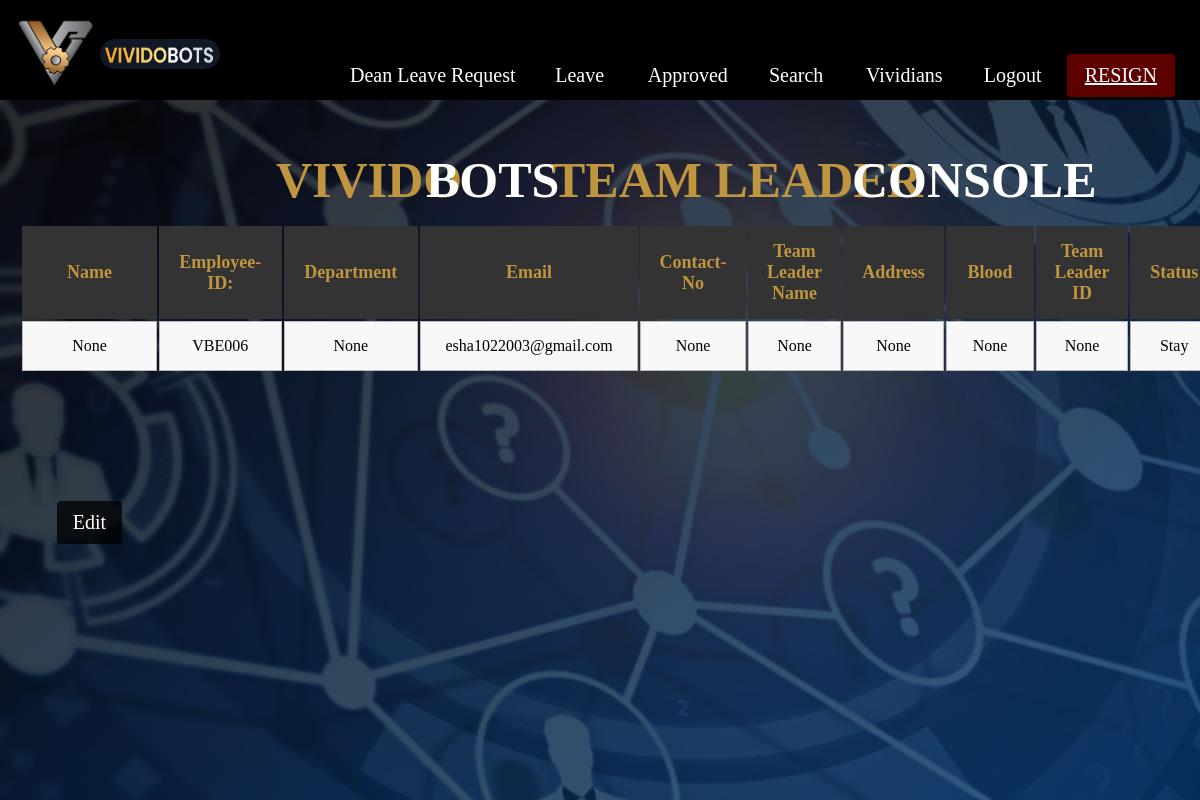
Screenshot of /hr_again/7 (signed in) with the database file from the repository.
### app.py (models this page shows, shortened)
class Employee(UserMixin, db.Model):
    id = db.Column(db.Integer, primary_key=True)
    eid = db.Column(db.String(100), nullable=False,unique=True)
    name = db.Column(db.String(100))
    contactNo = db.Column(db.String(100))
    email = db.Column(db.String(100))
    address = db.Column(db.String(100))
    blood = db.Column(db.String(100))
    department = db.Column(db.String(100))
    password = db.Column(db.String(100), nullable=False)
    role = db.Column(db.String(50))
    supervisor_id = db.Column(db.String, db.ForeignKey('employee.eid'), nullable=True)
    supervisor = db.relationship('Employee', remote_side=[eid], backref='subordinates', foreign_keys=[supervisor_id])
    team_leader_id = db.Column(db.String, db.ForeignKey('employee.eid'), nullable=True)
    team_leader = db.relationship('Employee', remote_side=[eid], backref='team_members', foreign_keys=[team_leader_id])
    status = db.Column(db.String(10), nullable=False, default='stay')
    resignation_date = db.Column(db.Date)

### app.py (the view)
@app.route('/hr_again/<user_id>')
@login_required
def hr_again(user_id):
    user = Employee.query.get(user_id)
    login_user(user)
    employee = Employee.query.get(user.id)
    if user.role == 'HR':
        return render_template('hr_employee_details.html', employee=employee,user=current_user)
    elif user.role == 'Department Head':
        return render_template('DH_employee_details.html', employee=employee,user=current_user)
    else:
        return render_template('unique_employee_details.html', employee=employee,user=current_user)

### app.py (called while the page is built)
@login_manager.user_loader
def load_user(user_id):
    return Employee.query.get(int(user_id))

### templates/DH_employee_details.html (shortened to what this page needs)
<!DOCTYPE html>
<html>
<head>
    <link rel="stylesheet" href="{{ url_for('static', filename='css/stylesheet.css') }}">
</head>
<body>
    <div class="banner">
        <div class="navbar">
            <div class="nav">
                <img src="{{ url_for('static', filename='images/icon.png') }}" class="icon">
                <img src="{{ url_for('static', filename='images/name.png') }}" class="icon2">
            </div>
            {% if current_user.role == 'HR' %}
            <input class="submit" type="button" value="HR Leave Request" onclick="hr_leave_request()">
            {% elif current_user.role == 'Department Head' %}
            <input class="submit" type="button" value="Dean Leave Request" onclick="DH_leave_request()">
            {% endif %}
            <br>
            <input class="submit" type="button" value="Leave" onclick="leaveform()">
            <input class="submit" type="button" value="Approved" onclick="approve_leave()">
            <input class="submit" type="button" value="Search" onclick="search()">
            <input class="submit" type="button" value="Vividians" onclick="everysearch()">
            <input class="submit" type="button" value="Logout" onclick="logout()">
            {% if not employee.resignation_date %}
            <a href="{{ url_for('apply_resignation', user_id=employee.id) }}" class="submit1">RESIGN</a>
            {% else %}
            <span>Resignation Applied</span>
            {% endif %}
        </div>
        <div>
            <h1 class="content-dh">VIVIDO <h1 class="content-bots-dh">BOTS<h1 class="content-xtra-dh">TEAM LEADER<h1
                            class="content-con">CONSOLE</h1>
                    </h1>
                </h1>
            </h1>
            <div class="tablebox">
                <table class="table" action="/dh_again">
                    <thead>
                        <tr class="tr">
                            <th class="th">Name</th>
                            <th class="th">Employee-ID:</th>
                            <th class="th">Department</th>
                            <th class="th">Email</th>
                            <th class="th">Contact-No</th>
                            <th class="th">Team Leader Name</th>
                            <th class="th">Address</th>
                            <th class="th">Blood</th>
                            <th class="th">Team Leader ID</th>
                            <th class="th">Status</th>
                        </tr>
                    </thead>
                    <tbody>
                        <tr>
                            <td class="th1">{{ employee.name }}</td>
                            <td class="th1">{{ employee.eid }}</td>
                            <td class="th1">{{ employee.department }}</td>
                            <td class="th1">{{ employee.email }}</td>
                            <td class="th1">{{ employee.contactNo }}</td>
                            <td class="th1">{{ employee.supervisor_id }}</td>
                            <td class="th1">{{ employee.address }}</td>
                            <td class="th1">{{ employee.blood }}</td>
                            <td class="th1">{{ employee.team_leader_id }}</td>
                            <td class="th1">{{ "Exit" if employee.status == 'exit' else "Stay" }}</td>
                        </tr>
                        <tr>
                            <td>
                                <form class="form0" action="{{ url_for('add_employee', user_id=employee.id) }}"
                                    method="post">
                                    <button type="submit" class="submit">Edit</button>
                                </form>
                            </td>
                        </tr>
                    </tbody>
                </table>
            </div>
        </div>
</body>
</html>

### static/css/stylesheet.css (style rules this page uses)
* { margin: 0; padding: 0; box-sizing: border-box; font-family: 'Times New Roman', Times, serif; }
.banner { width: 100%; height: 100vh; background: white; background-size: cover; background-position: center; position: fixed; overflow: auto; background: linear-gradient(rgba(255, 255, 255, 0.029), rgba(255, 255, 255, 0.242)); }
.navbar { position: sticky; top: 0; left: 0; width: 100%; margin: auto; padding: 25px 25px; display: flex; align-items: center; justify-content: space-between; background: black; z-index: 9; height: 100px; }
.tablebox { padding: 25px 0px 0px 0px; margin-top: -45px; }
.nav { padding: 10px 10vw; display: flex; justify-content: space-between; }
.icon { width: 90px; border-radius: 45px; cursor: pointer; margin-left: -135px; }
.content-dh { width: 100%; position: absolute; top: 20%; transform: translateY(-50%); text-align: centre; color: #BF953F; font-size: 50px; margin-top: 20px; font-family: 'Times New Roman', serif; margin-left: 23%; }
.content-bots-dh { width: 100%; position: absolute; top: 20%; transform: translateY(-50%); text-align: centre; color: white; font-size: 50px; margin-top: 20px; font-family: 'Times New Roman', serif; margin-left: 35.5%; }
.content-xtra-dh { width: 100%; position: absolute; top: 20%; transform: translateY(-50%); text-align: centre; color: #BF953F; font-size: 50px; margin-top: 20px; font-family: 'Times New Roman', serif; margin-left: 46%; }
.content-con { width: 100%; position: absolute; top: 20%; transform: translateY(-50%); text-align: centre; color: white; font-size: 50px; margin-top: 20px; font-family: 'Times New Roman', serif; margin-left: 71%; }
.form0 { align-self: center; align-content: center; max-width: 400px; margin: 0 auto; padding: 20px; box-shadow: white !important; }
.table { width: 100%; border-collapse: separate; margin-left: 20px; background-color: transparent; margin-top: 12%; }
.submit { width: 100%; padding: 10px; margin-top: 50px; background-color: rgba(0, 0, 0, 0.75); color: #fff; border: none; border-radius: 4px; cursor: pointer; font-size: 20px; }
.submit1 { width: 100%; padding: 10px; margin-top: 50px; background-color: rgba(255, 0, 0, 0.359); color: #fff; border: none; border-radius: 4px; cursor: pointer; font-size: 20px; text-align: center; }
.th { padding: 15px; text-align: center; font-size: 18px; background-color: #333333 !important; color: #BF953F; background-size: contain; margin-top: 20px; font-weight: bold; background-size: cover; width: 80px; height: 30px; font-family: 'Times New Roman', Times, serif; }
.th1 { padding: 15px; text-align: center; font-size: 16px; color: black; background-color: #f8f8f8 !important; border: 1px solid #ccc; background-size: contain; margin-top: 20px; background-size: cover; width: 80px; height: 30px; font-family: 'Times New Roman', Times, serif; border: 1px solid #00000041; }
table { border-collapse: collapse; align-content: center; margin-top: 2%; justify-content: center; align-items: center; width: 700px; height: 400px; margin-left: 25%; font-family: 'Times New Roman', Times, serif; }
th, td { border: 5px rgba(0, 0, 0, 0.055); padding: 15px; }
th { background-color: rgba(255, 255, 255, 0.655) !important; font-size: 30px; }
td { font-size: 20px; }
table { background-color: rgba(0, 0, 0, 0.055); }
.icon2 { margin-top: 45%; width: 120px; height: 30px; border-radius: 40px; cursor: pointer; }

### rows the page displays
Employee: name "None", eid "VBE006", department "None", email "esha1022003@gmail.com", contactNo "None", supervisor_id "None", address "None", blood "None", team_leader_id "None", status "Stay"
